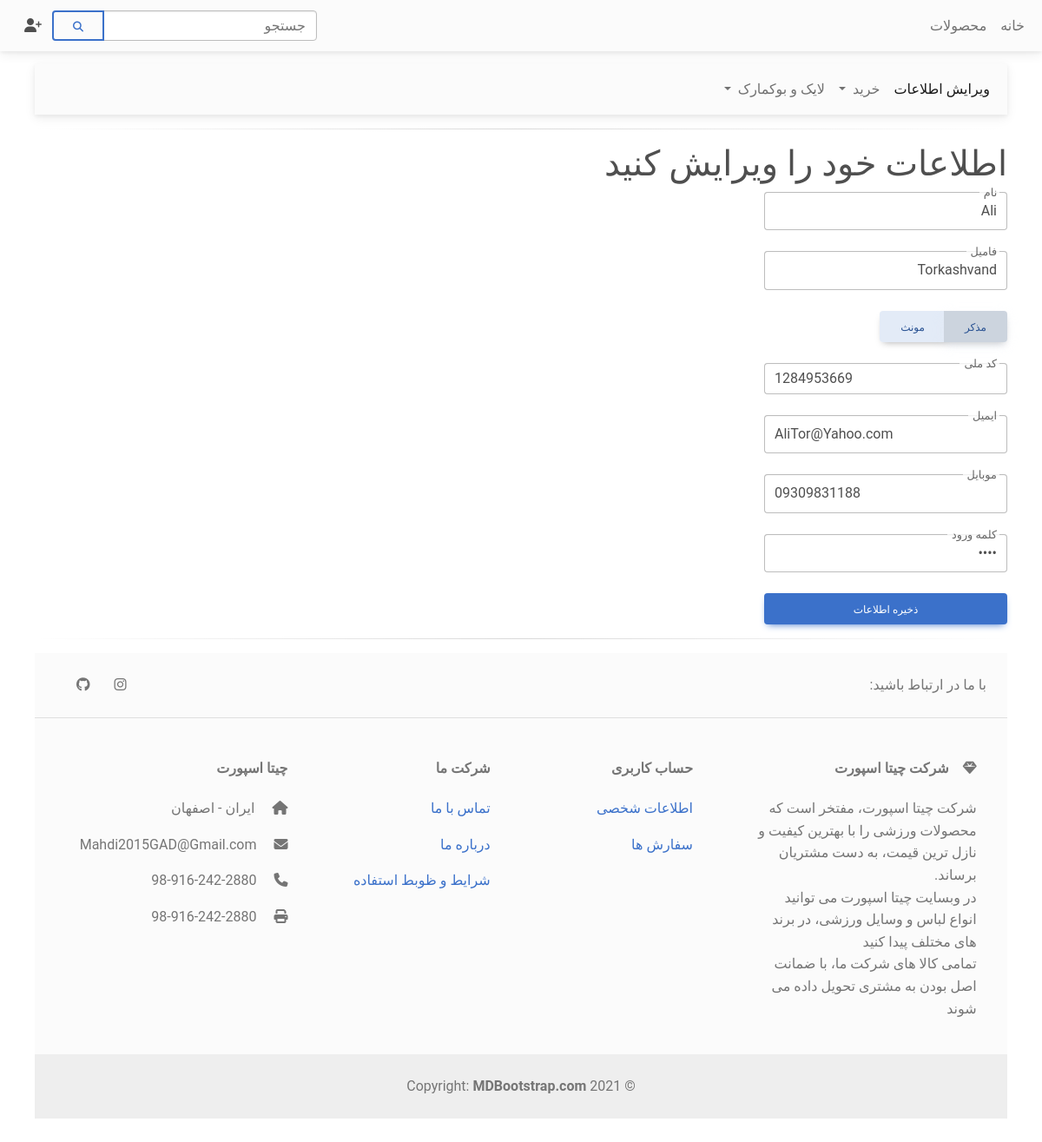
Page /EditProfile.php?id=2 on the committed database.
### tables this page shows
CREATE TABLE IF NOT EXISTS `user` (
  `id` int(11) NOT NULL AUTO_INCREMENT,
  `firstname` varchar(255) NOT NULL,
  `lastname` varchar(255) NOT NULL,
  `gender` varchar(255) NOT NULL,
  `kodmeli` varchar(255) NOT NULL,
  `email` varchar(255) NOT NULL,
  `number` varchar(255) NOT NULL,
  `password` varchar(255) NOT NULL,
  `role` varchar(255) NOT NULL,
  PRIMARY KEY (`id`),
  UNIQUE KEY `kodmeli` (`kodmeli`),
  UNIQUE KEY `email` (`email`),
  UNIQUE KEY `number` (`number`)
);

### Settings.php (called while the page is built)
<?php
    $dbhost = 'localhost';
    $dbuser = 'root';
    $dbpass = '';
    $dbname = 'cheetah_sport';
?>

### DataBase.php (called while the page is built, shortened)
<?php
class db {
    protected $connection;
	protected $query;
	public function __construct($dbhost = '', $dbuser = '', $dbpass = '', $dbname = '', $charset = 'utf8') {
		$this->connection = new mysqli($dbhost, $dbuser, $dbpass, $dbname);
		$this->connection->set_charset($charset);
	}
    public function query($query) {
		if ($this->query = $this->connection->prepare($query)) {
            if (func_num_args() > 1) {
                $x = func_get_args();
                $args = array_slice($x, 1);
				$types = '';
                $args_ref = array();
                foreach ($args as $k => &$arg) {
					if (is_array($args[$k])) {
						foreach ($args[$k] as $j => &$a) {
							$types .= $this->_gettype($args[$k][$j]);
							$args_ref[] = &$a;
						}
					} else {
	                	$types .= $this->_gettype($args[$k]);
	                    $args_ref[] = &$arg;
					}
                }
				array_unshift($args_ref, $types);
                call_user_func_array(array($this->query, 'bind_param'), $args_ref);
            }
            $this->query->execute();
        } else {
            $this->error('Unable to prepare MySQL statement (check your syntax) - ' . $this->connection->error);
        }
		return $this;
    }
	public function fetchArray() {
	    $params = array();
        $row = array();
	    $meta = $this->query->result_metadata();
	    while ($field = $meta->fetch_field()) {
	        $params[] = &$row[$field->name];
	    }
	    call_user_func_array(array($this->query, 'bind_result'), $params);
        $result = array();
		while ($this->query->fetch()) {
			foreach ($row as $key => $val) {
				$result[$key] = $val;
			}
		}
		return $result;
	}
	private function _gettype($var) {
	    if (is_string($var)) return 's';
	    return 'b';
	}
}
?>

### EditProfile_View.php (the view, shortened to what this page needs)
<!doctype html>
<html lang="fa">
    <head>
        <link rel = "stylesheet" href = "Styles\css\mdb.rtl.min.css" type = "text/css">
    </head>
    <body>
        <?php include 'Header.php'; ?>
        <?php include 'AsideNav_User.php'; ?>
        <main>
            <div>
                <hr class="hr hr-blurry" />
                <h1>اطلاعات خود را ویرایش کنید</h1>
                <div>
                    <form action="" method="post" class="col-md-3">
                        <div class="form-outline mb-4">
                            <input type="text" id="firstname" name="firstname" class="form-control form-control-lg" value = "<?php echo $firstname; ?>" required />
                            <label class="form-label" for="firstname">نام</label>
                        </div>
                        <div class="form-outline mb-4">
                            <input type="text" id="lastname" name="lastname" class="form-control form-control-lg" value = "<?php echo $lastname; ?>" required />
                            <label class="form-label" for="lastname">فامیل</label>
                        </div>
                        <div class="btn-group mb-4">
                            <label class="btn btn-secondary" for="malegender">مذکر</label>
                            <label class="btn btn-secondary" for="femalegender">مونث</label>
                        </div>
                        <div class="form-outline mb-4">
                            <input type="number" id="kodmeli" name="kodmeli" class="form-control" value = "<?php echo $kodmeli; ?>" required />
                            <label class="form-label" for="kodmeli">کد ملی</label>
                        </div>
                        <div class="form-outline mb-4">
                            <input type="email" id="email" name="email" class="form-control form-control-lg" value = "<?php echo $email; ?>" required />
                            <label class="form-label" for="email">ایمیل</label>
                        </div>
                        <div class="form-outline mb-4">
                            <input type="number" id="number" name="number" class="form-control form-control-lg" value = "<?php echo $number; ?>" required />
                            <label class="form-label" for="number">موبایل</label>
                        </div>
                        <div class="form-outline mb-4">
                            <input type="password" id="password" name="password" class="form-control form-control-lg" value = "<?php echo $password; ?>" required />
                            <label class="form-label" for="password">کلمه ورود</label>
                        </div>
                        <button type="submit" name = "submit" class="btn btn-primary btn-block">ذخیره اطلاعات</button>
                    </form>
                </div>
            </div>
        </main>
        <?php include 'Footer.php'; ?>
    </body>
</html>

### rows in the picture
user: firstname "Ali", lastname "Torkashvand", kodmeli "1284953669", email "AliTor@Yahoo.com", number "09309831188"
